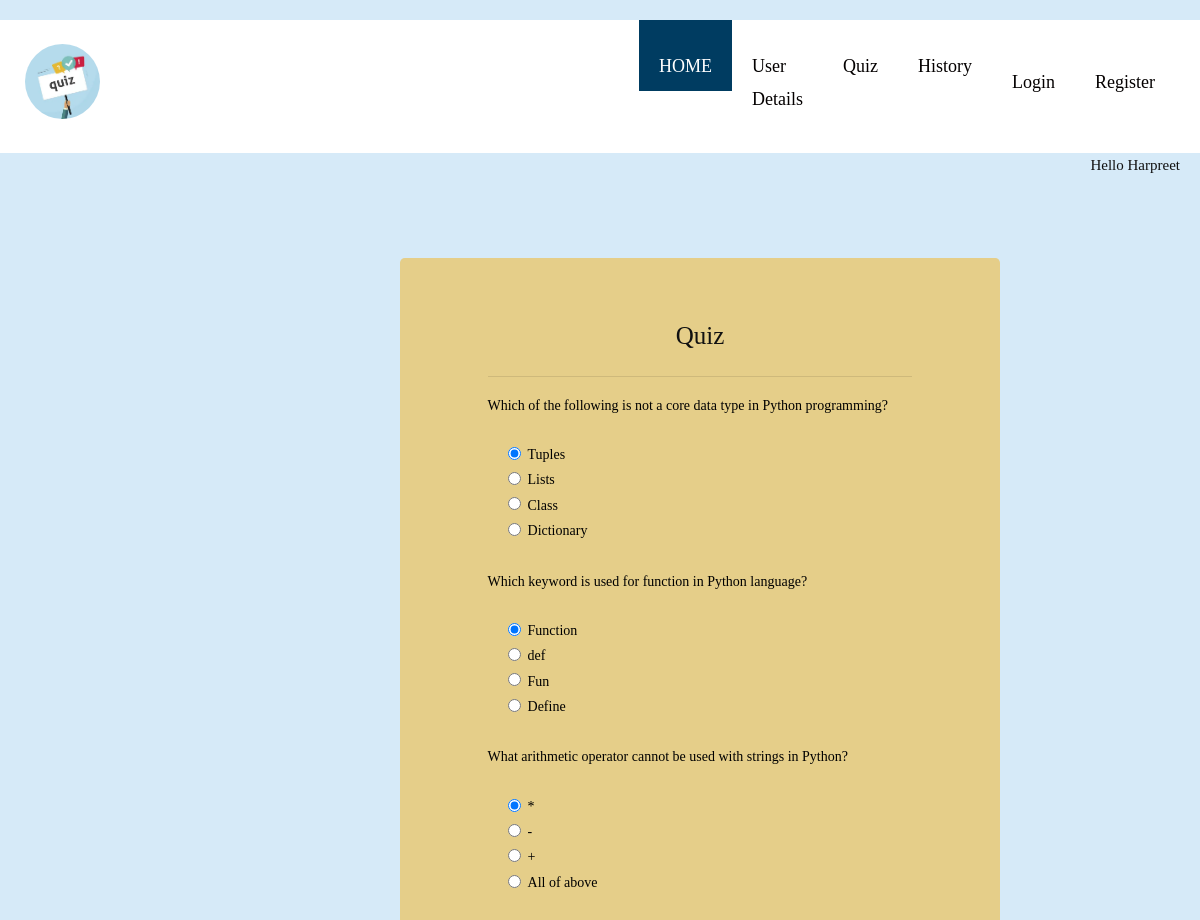
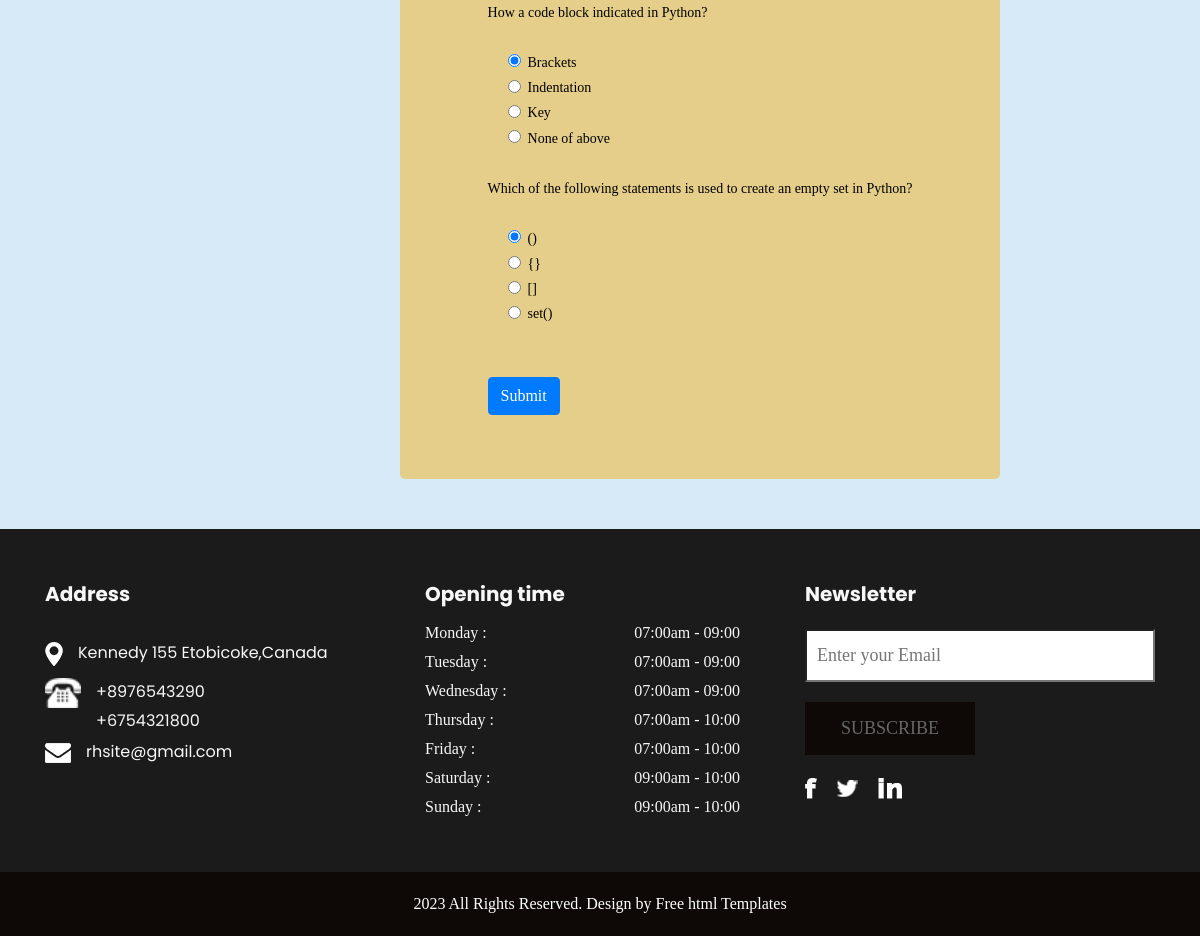
/quiz/ (signed in), run on the app's committed database (2 pictures, top to bottom).
### termproject/models.py (models this page shows, shortened)
class Question(models.Model):
    question_id = models.IntegerField(blank=True, null=True)
    question=models.CharField(max_length=200)
    op_1=models.CharField(max_length=200)
    op_2 = models.CharField(max_length=200)
    op_3 = models.CharField(max_length=200)
    op_4 = models.CharField(max_length=200)
    ans=models.CharField(max_length=200)

### termproject/views.py (the view)
# urls.py: path('quiz/',views.quiz,name='quiz'),
@csrf_exempt
def quiz(request):
    if request.method == 'POST':
        score = 0
        wrong = 0
        correct = 0
        total_questions = 5
        q= Question.objects.all()
        for ques in q:
            print(request.POST.get(ques.question))
            print(ques.ans)
            if ques.ans == request.POST.get(ques.question):
                score += 1
                correct += 1
                print(score)
            else:
                wrong = total_questions-correct
        percent = score / (total_questions) * 100
        context = {
                'score': score,
                'correct': correct,
                'wrong': wrong,
                'percent': percent,
                'total': total_questions
            }
        if score<3:
            messages.error(request, "Please try again!!!")
            return render(request, 'termproject/result.html', context)
        elif score>=3 and score<5:
            messages.error(request, "You are good!!!")
            return render(request, 'termproject/result.html', context)
        else:
            messages.error(request,"You are genius!!!")
            return render(request, 'termproject/result.html', context)
    else:
        questions = Question.objects.order_by('?')[:5]
        context = {
            'q': questions
        }
        return render(request, 'termproject/quiz.html', context)

### termproject/templates/termproject/quiz.html (shortened to what this page needs)
{% extends 'termproject/base.html' %}
{% block content %}
<h5 style="text-align:right">
              <p>Hello {{user}}</p>
            </h5>
<br><br>
  <div class="jumbotron my-auto contain h-50 w-50 d-flex justify-content-center" style="background-color:#e5ce89; margin:400px;">
   <div class="main">
  <h3 style="font-size:25px; text-align:center">Quiz </h3>
<hr />
<form method='post' action=''>
    {% for q  in q%}
    <div class="form-group">
      <label for="question" style="color:black">{{q.question}}</label>
    </div>
    <div class="form-check">
        <div class="form-check">
            <input class="form-check-input" type="radio" name="{{q.question}}" id="op_1" value="option1" checked>
            <label class="form-check-label" for="op_1" style="color:black">
                {{q.op_1}}
            </label>
        </div>
        <div class="form-check" style="color:black">
            <input class="form-check-input" type="radio" name="{{q.question}}" id="op_2" value="option2">
            <label class="form-check-label" for="op_2" style="color:black">
                {{q.op_2}}
            </label>
        </div>
        <div class="form-check">
            <input class="form-check-input" type="radio" name="{{q.question}}" id="op_3" value="option3">
            <label class="form-check-label" for="op_3" style="color:black">
                {{q.op_3}}
            </label>
        </div>
        <div class="form-check">
            <input class="form-check-input" type="radio" name="{{q.question}}" id="op_4" value="option4">
            <label class="form-check-label" for="op_4" style="color:black">
                {{q.op_4}}
            </label>
        </div>
        <br>
    </div>
    {% endfor %}
    <br>
    <button type="submit" class="btn btn-primary">Submit</button>
  </form>
</div>
</div>
{% endblock content%}

### termproject/static/termproject/css/style.css (style rules this page uses)
* { box-sizing: border-box !important; transition: ease all 0.5s; }
html { scroll-behavior: smooth; }
body { color: #666666; font-size: 14px; line-height: 1.80857; font-weight: normal; overflow-x: hidden; font-family: Raleway; }
h1, h2, h3, h4, h5, h6 { letter-spacing: 0; font-weight: normal; position: relative; padding: 0 0 10px 0; font-weight: normal; line-height: normal; color: #111111; margin: 0 }
h3 { font-size: 18px }
h5 { font-size: 14px }
*, *::after, *::before { -webkit-box-sizing: border-box; -moz-box-sizing: border-box; box-sizing: border-box; }
p { margin: 20px; font-weight: 300; font-size: 15px; line-height: 24px; }
a, .btn { text-decoration: none !important; outline: none !important; -webkit-transition: all .3s ease-in-out; -moz-transition: all .3s ease-in-out; -ms-transition: all .3s ease-in-out; -o-transition: all .3s ease-in-out; transition: all .3s ease-in-out; }
button { border: 0; margin: 0; padding: 0; cursor: pointer; }

### data on the page
Question: question "Which of the following is not a core data type in Python programming?", op_1 "Tuples", op_2 "Lists", op_3 "Class", op_4 "Dictionary"
Question: question "Which keyword is used for function in Python language?", op_1 "Function", op_2 "def", op_3 "Fun", op_4 "Define"
Question: question "What arithmetic operator cannot be used with strings in Python?", op_1 "*", op_2 "-", op_3 "+", op_4 "All of above"
Question: question "How a code block indicated in Python?", op_1 "Brackets", op_2 "Indentation", op_3 "Key", op_4 "None of above"
Question: question "Which of the following statements is used to create an empty set in Python?", op_1 "()", op_2 "{}", op_3 "[]", op_4 "set()"

### other printed values
{{ user }} "Harpreet"
